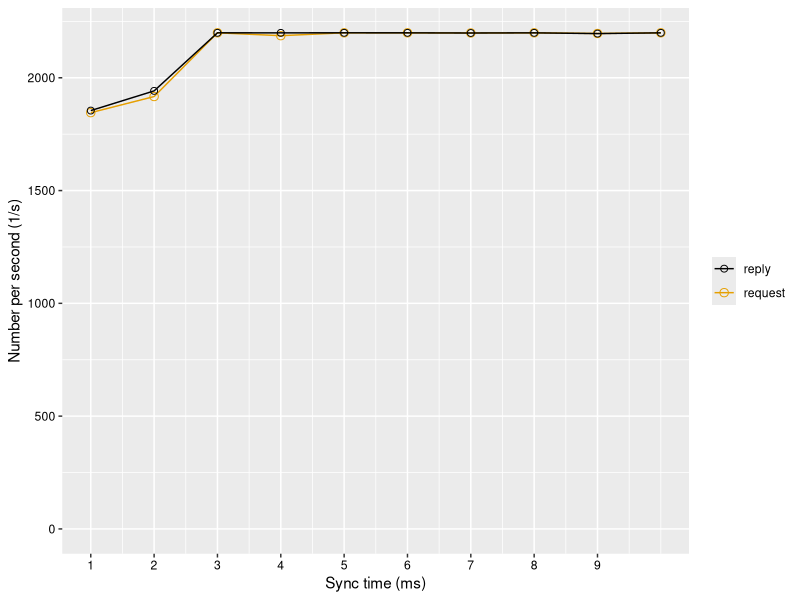
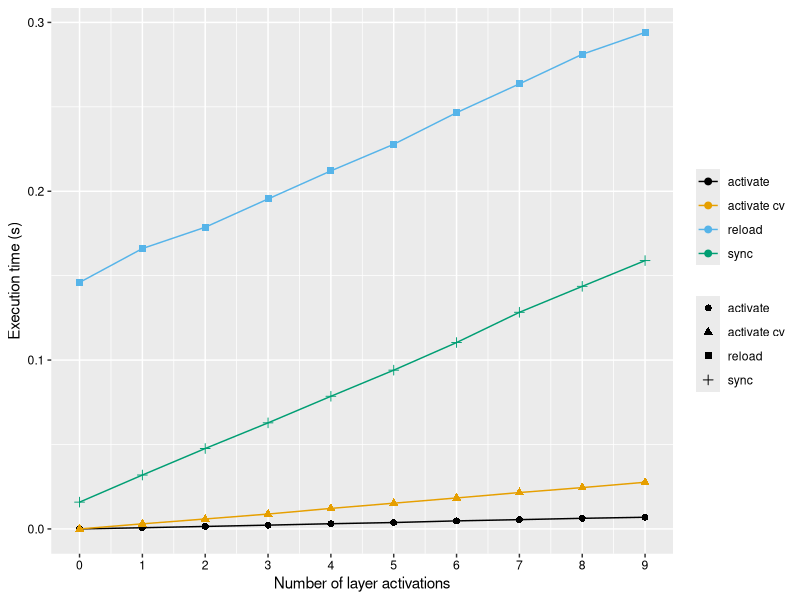

Here is the R script that generated these plots, in order:
#
# q <- qplot(cty, hwy, data = mpg, colour = displ)
# q + xlab(expression(beta +frac(miles, gallon)))
# 
# http://www.r-bloggers.com/using-consistent-r-and-latex-fonts-in-org-or-knitr-or-sweave/
#
# http://blog.revolutionanalytics.com/2012/09/how-to-use-your-favorite-fonts-in-r-charts.html
#
# p + annotate("text", x=10, y=40, label="text[subscript]", parse=TRUE)
# 
# label=expression(text[subscript]), parse = TRUE)
#

#pie chart:
#http://mathematicalcoffee.blogspot.co.at/2014/06/ggpie-pie-graphs-in-ggplot2.html

library(ggplot2)
library(plyr)


cbbPalette <- c("#000000", "#E69F00", "#56B4E9", "#009E73", "#F0E442", "#0072B2", "#D55E00", "#CC79A7")



data <- read.csv("lock.csv")
summary(data)

g <- ggplot(data, aes(x=num)) +
     ylim(0,2201) +
     xlim(0,10) +
     scale_x_continuous(breaks=c(0,1,2,3,4,5,6,7,8,9)) +
#    xlim(rev(levels(data$value))) + # limit plot to a specific part
#    geom_bar() +
#     geom_boxplot() +
     #geom_line(aes(y = request, colour = "request")) +
     #geom_point(aes(y = request), size=2) +
     geom_line(aes(y = request, colour = "request")) +
     geom_point(aes(y = request, colour = "request"), shape=1, size=2.5) +
     geom_line(aes(y = reply, colour = "reply")) +
     geom_point(aes(y = reply, colour = "reply"), shape=1, size=2) +
     scale_colour_manual(values=cbbPalette) +
     #geom_line(aes(y = errors, colour = "errors")) +
     #geom_point(aes(y = errors), size=2) +
     #geom_line(aes(y = time, colour = "time")) +
     #geom_point(aes(y = time), size=2) +
     #theme(axis.text.x = element_text(angle = 90, hjust = 1)) +
     #scale_x_continuous(breaks=c(1,2,3,4,5,6,7,8,9,10)) +
     xlab("Sync time (ms)") +
     ylab("Number per second (1/s)") +
     theme(
       axis.text.x = element_text(colour="black"),
       axis.text.y = element_text(colour="black"),
	   legend.title=element_blank())
     #ylab("log10(Time [s])") +
     #scale_y_log10()

ggsave(filename = "lock.pdf", height=4)



data <- read.csv("switch.csv")
summary(data)

g <- ggplot(data, aes(x=number)) +
#     ylim(0,5.3) +
#    xlim(rev(levels(data$value))) + # limit plot to a specific part
#     geom_boxplot() +
     geom_line(aes(y = sync, colour = "sync")) +
     geom_point(aes(y = sync, colour = "sync", shape="sync"), size=2) +
     geom_line(aes(y = reload, colour = "reload")) +
     geom_point(aes(y = reload, colour = "reload", shape="reload"), size=2) +
     geom_line(aes(y = activate, colour = "activate")) +
     geom_point(aes(y = activate, colour = "activate", shape="activate"), size=2) +
     geom_line(aes(y = cv, colour = "activate cv")) +
     geom_point(aes(y = cv, colour = "activate cv", shape="activate cv"), size=2) +
     scale_colour_manual(values=cbbPalette) +
     #geom_line(aes(y = time, colour = "time")) +
     #geom_line(aes(y = errors, colour = "errors")) +
     #geom_point(aes(y = errors), size=2) +
     #geom_line(aes(y = time, colour = "time")) +
     #geom_point(aes(y = time), size=2) +
     #theme(axis.text.x = element_text(angle = 90, hjust = 1)) +
     scale_x_continuous(breaks=c(0,1,2,3,4,5,6,7,8,9)) +
     #scale_y_log10() + #todo: breaks?
     xlab("Number of layer activations") +
     ylab("Execution time (s)") +
     theme(
       axis.text.x = element_text(colour="black"),
       axis.text.y = element_text(colour="black"),
       legend.title=element_blank())
     #ylab("log10(Time [s])") +
     #scale_y_log10()

ggsave(filename = "switch.pdf", height=4)

dev.off()
